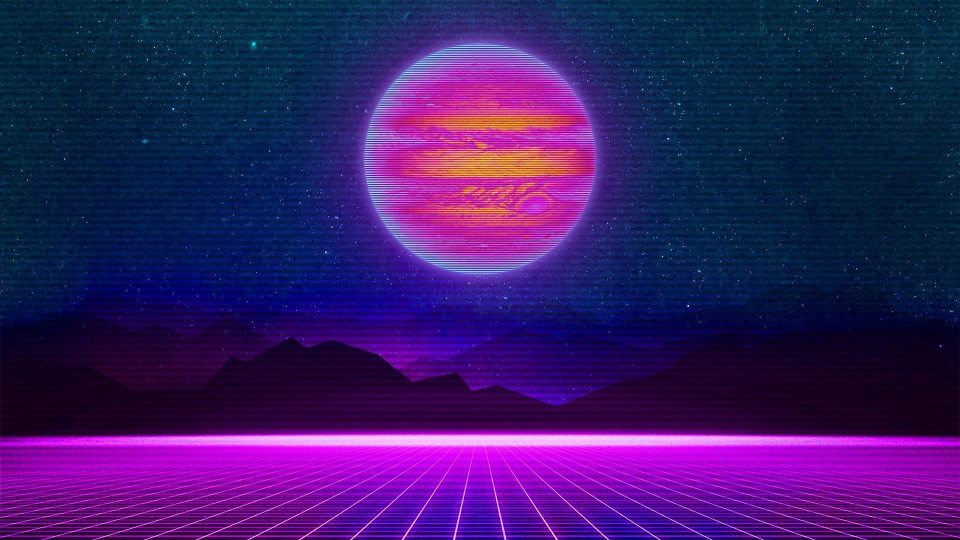
#> input picture Scripts/Saliency Detection/Firefox_wallpaper.png, 1920 x 1080 px (shown at 1/2 size)
$ python gaussBlur.py
#> lines starting #> are read from the running program, lines starting #| are printed output that depends on the picture
import cv2
import numpy as np
from math import sqrt

def alphaBlend(img1, img2, mask):
    """ alphaBlend img1 and img 2 (of CV_8UC3) with mask (CV_8UC1 or CV_8UC3)
    """
    if mask.ndim==3 and mask.shape[-1] == 3:
        alpha = mask/255.0
    else:
        alpha = cv2.cvtColor(mask, cv2.COLOR_GRAY2BGR)/255.0
    blended = cv2.convertScaleAbs(img1*(1-alpha) + img2*alpha)
    return blended

def euclidian_distance(center, point):
	XX = center[1] - point[1]
	YY = center[0] - point[0]
	dist = sqrt((XX*XX) + (YY*YY))
	R=150
	if dist > R:
		return 250
	else:
		return dist

def gradientMask( center, size):
	#compute euclidian distance
#> called with center = (250, 250), size = (500, 500)
	temp = np.zeros((size[1],size[0],1))
	for x in range(0,size[1]):
		for y in range(0,size[0]):
			point = (y,x)
			temp[y,x] =  euclidian_distance(center,point)
	return temp

size = (500,500)
mask = gradientMask((250,250), size)

Imask = np.zeros((500,500,1), np.uint8)
max = np.amax(mask)

mk = 1 - mask/max
mask = 255 - mask/max*255


mask = cv2.GaussianBlur(mask, (101,101), 10)
mask[240:260, 240:260] = 255
mask = cv2.GaussianBlur(mask, (101,101), 10)
mask[240:260, 240:260] = 255
mk = cv2.GaussianBlur(mk, (101,101), 10)
mask = cv2.GaussianBlur(mask, (101,101), 10)

for i in range(0,500):
	for j in range(0,500):
		new = int(mask[i,j]*1.4)
		if (new > 255):
			new = 255
		mask[i,j] = new

mask = cv2.GaussianBlur(mask, (51,51), 10)

Imask = mask.astype(np.uint8)


#cv2.imwrite("PeripheralMask.jpg", Imask)

Imask = cv2.cvtColor(Imask.astype('uint8'), cv2.COLOR_GRAY2RGB)
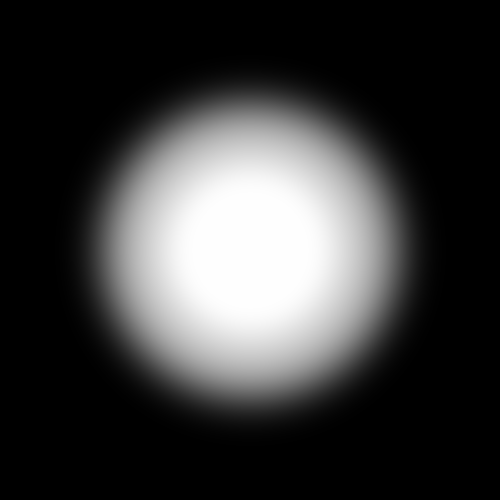
#> Imask: shape (500, 500, 3); min 0, max 254, mean 58.2


img = cv2.imread("Firefox_wallpaper.png")
#> img is the input picture: shape (1080, 1920, 3); mean B, G, R 101.7, 26.4, 55.5
blur = cv2.GaussianBlur(img, (101,101), 10)
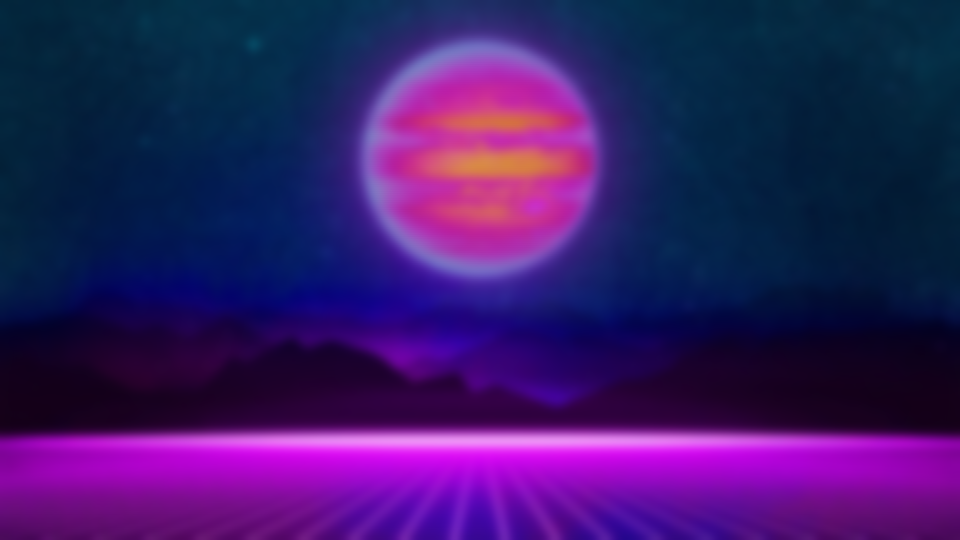
#> blur: shape (1080, 1920, 3) (shown at 1/2 size); mean B, G, R 101.7, 26.4, 55.5

blanc = np.zeros((1080,1920,3), np.uint8)
blanc[200:700, 700:1200] = Imask
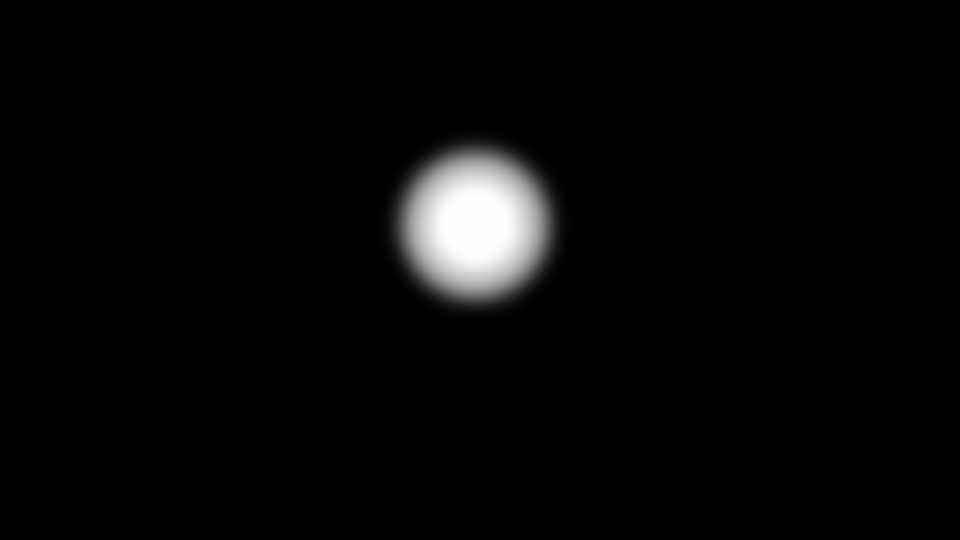
#> blanc: shape (1080, 1920, 3) (shown at 1/2 size); min 0, max 254, mean 7
alpha = blanc/255

b1 = alphaBlend(img, blur, 255 - blanc)
#> in alphaBlend, `alpha = mask/255.0`:
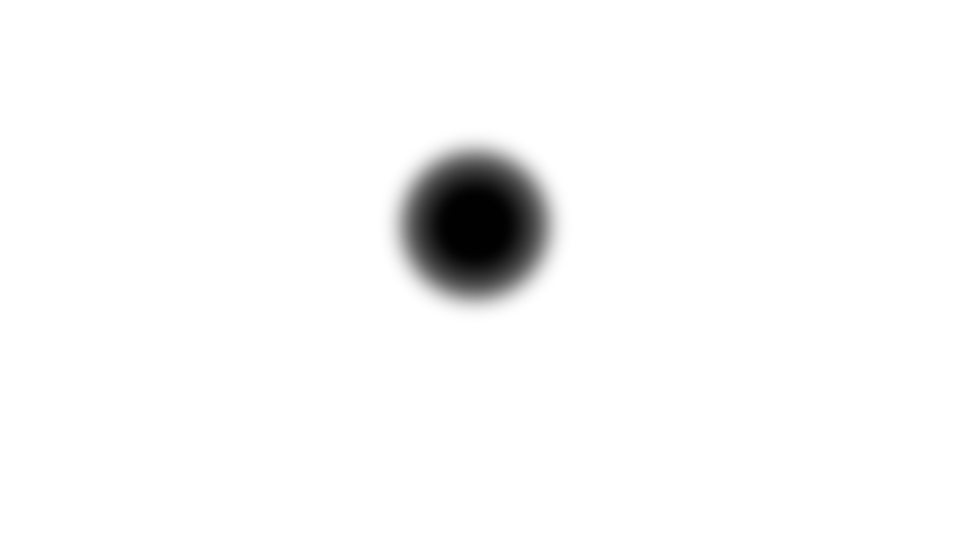
#> alpha: shape (1080, 1920, 3) float64 (shown at 1/2 size); min 0.00392, max 1, mean 0.972


#cv2.imwrite("PeripheralExample.jpg", b1)
